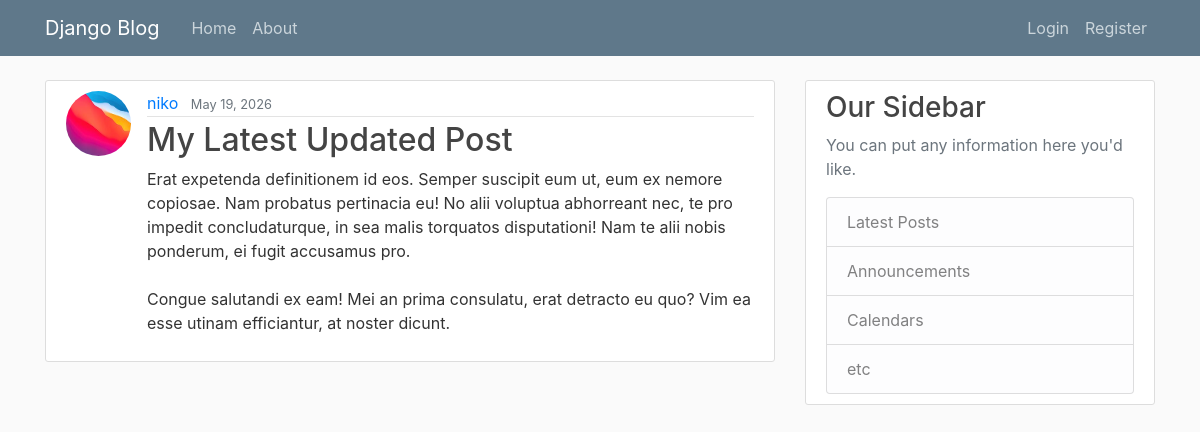
Screenshot of /post/46/ with the database file from the repository.
### source/blog/models.py (models this page shows, shortened)
class Post(models.Model):
    title = models.CharField(max_length=255)
    content = models.TextField()
    date_posted = models.DateTimeField(default=timezone.now)
    author = models.ForeignKey(User, on_delete=models.CASCADE)

### source/users/models.py (models this page shows, shortened)
class Profile(models.Model):
    user = models.OneToOneField(User, on_delete=models.CASCADE)
    image = models.ImageField(
        default="profile_pics/default.jpg", upload_to="profile_pics"
    )

### source/blog/views.py (the view)
# urls.py: path("post/<int:pk>/", PostDetailView.as_view(), name="post-detail"),
class PostDetailView(DetailView):
    model = Post

### source/blog/templates/blog/post_detail.html (shortened to what this page needs)
{% extends "blog/base.html" %}
{% block content %}
    <article class="media content-section">
        <img class="rounded-circle article-img " src="{{ object.author.profile.image.url }}" alt="">
        <div class="media-body">
            <div class="article-metadata">
                <a class="mr-2" href="#">{{ object.author }}</a>
                <small class="text-muted">{{ object.date_posted|date:"F d, Y" }}</small>
            </div>
            <h2 class="article-title">{{ object.title }}</h2>
            <p class="article-content">{{ object.content }}</p>
        </div>
    </article>
{% endblock content %}

### source/blog/templates/blog/base.html (shortened to what this page needs)
{% load static %}
<!DOCTYPE html>
<html lang="en">
<head>
    <link rel="stylesheet" href="https://cdn.jsdelivr.net/npm/bootstrap@4.0.0/dist/css/bootstrap.min.css">
    <link rel="stylesheet" href="{% static "blog/main.css" %}">
</head>
<body>
    <header class="site-header">
        <nav class="navbar navbar-expand-md navbar-dark bg-steel fixed-top">
            <div class="container">
            <a class="navbar-brand mr-4" href="{% url 'blog-home' %}">Django Blog</a>
            <div class="collapse navbar-collapse" id="navbarToggle">
                <div class="navbar-nav mr-auto">
                <a class="nav-item nav-link" href="{% url 'blog-home' %}">Home</a>
                <a class="nav-item nav-link" href="{% url 'blog-about' %}">About</a>
                </div>
                <div class="navbar-nav">
                {% if user.is_authenticated %}
                <a class="nav-item nav-link mr-2" href="{% url 'post_form' %}">Create Blog</a>
                <a class="nav-item nav-link mr-2" href="{% url 'profile' %}">Profile</a>
                <form action="{% url 'logout' %}" method="post">
                    {% csrf_token %}
                    <button type="submit" class="btn btn-outline-light">Logout</button>
                </form>
                {% else %}
                <a class="nav-item nav-link" href="{% url 'login' %}">Login</a>
                <a class="nav-item nav-link" href="{% url 'register' %}">Register</a>
                {% endif %}
                </div>
            </div>
            </div>
        </nav>
    </header>
    <main role="main" class="container">
        <div class="row">
            <div class="col-md-8">
            {% block content %}{% endblock %}
            </div>
            <div class="col-md-4">
            <div class="content-section">
                <h3>Our Sidebar</h3>
                <p class='text-muted'>You can put any information here you'd like.</p>
                <ul class="list-group">
                    <li class="list-group-item list-group-item-light">Latest Posts</li>
                    <li class="list-group-item list-group-item-light">Announcements</li>
                    <li class="list-group-item list-group-item-light">Calendars</li>
                    <li class="list-group-item list-group-item-light">etc</li>
                </ul>
            </div>
            </div>
        </div>
    </main>
</body>
</html>

### source/blog/static/blog/main.css (style rules this page uses)
body { background: #fafafa; color: #333333; margin-top: 5rem; }
h1, h2, h3, h4, h5, h6 { color: #444444; }
ul { margin: 0; }
.bg-steel { background-color: #5f788a; }
.site-header .navbar-nav .nav-link { color: #cbd5db; }
.content-section { background: #ffffff; padding: 10px 20px; border: 1px solid #dddddd; border-radius: 3px; margin-bottom: 20px; }
.article-title { color: #444444; }
.article-content { white-space: pre-line; }
.article-img { height: 65px; width: 65px; margin-right: 16px; }
.article-metadata { padding-bottom: 1px; margin-bottom: 4px; border-bottom: 1px solid #e3e3e3 }

### rows the page displays
Post: author.profile.image (picture), author "niko", date_posted "May 19, 2026", title "My Latest Updated Post", content "Erat expetenda definitionem id eos. Semper suscipit eum ut, eum ex nemore copiosae. Nam probatus pertinacia eu! No alii voluptua abhorreant nec, te pro impedit concludaturque, in sea malis torquatos disputationi! Nam te alii nobis ponderum, ei fugit accusamus pro. Congue salutandi ex eam! Mei an prima consulatu, erat detracto eu quo? Vim ea esse utinam efficiantur, at noster dicunt."
